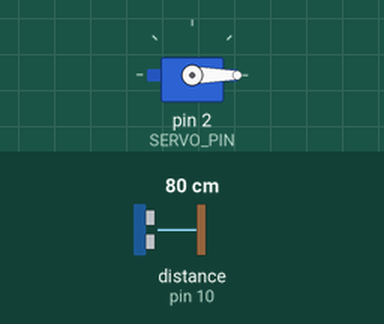
Recording of a sketch running on a simulated Arduino Uno, built with avr-gcc and run on an emulated ATmega328P. Parts: servo. Wiring (inferred from the names in the program): ultrasonic range finder: trigger pin 9; echo pin 10. The test bench sets the inputs (shaded band); at power-on: distance to the obstacle (sensor on pin 10) 80 cm. The echo pulse lasts 58.3 µs per cm.

Above: at 2.8 s.
2.9 s: distance to the obstacle (sensor on pin 10) set to 33 cm
5.6 s: distance to the obstacle (sensor on pin 10) set to 28 cm
At 7.3 s:
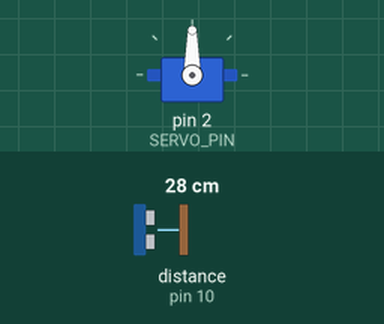
8.3 s: distance to the obstacle (sensor on pin 10) set to 35 cm
At 10.5 s:
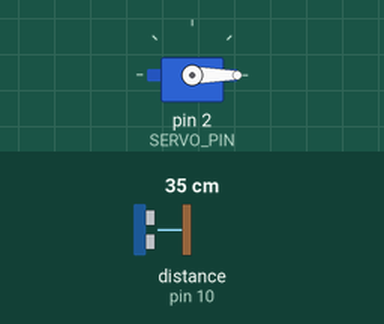
11.5 s: distance to the obstacle (sensor on pin 10) set to 2 cm
At 13.3 s:
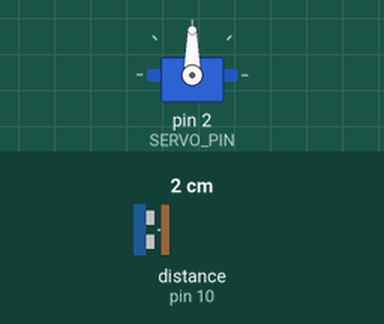
Timing chart, 0 to 14.8 s (numbered marks = the images above; inputs shaded):
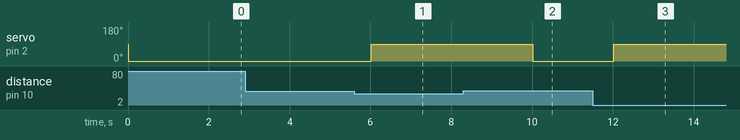

Measured:
- the behaviour switches between 31 and 30 cm on distance to the obstacle (sensor on pin 10) (found by bisection; images 0 and 1)
- after the input at 2.9 s, every drawn part: stays the same
- after the input at 5.6 s, servo on pin 2 (SERVO_PIN): 0° → 90° after 0.42 s
- after the input at 8.3 s, servo on pin 2 (SERVO_PIN): 90° → 0° after 1.7 s
- after the input at 11.5 s, servo on pin 2 (SERVO_PIN): 0° → 90° after 0.52 s

The sketch:

Automaattisesti-avautuva-laatikko.ino
```cpp
#include <Servo.h> // Servo-kirjasto, tarvitaan servojen käyttämiseen

// Etäisyyssensorin pinnit
#define TRIG_PIN 9 // Tarkoittaa arduinon digitaalista pinniä 9
#define ECHO_PIN 10

// Servon pinnit
#define SERVO_PIN 2

// Etäisyys jolla laatikko avautuu senttimetreinä
#define AVAUSETAISYYS 30

Servo servo;

void setup() {
  // Valmistelee etäisyyssensorin pinnit lähettämistä ja vastaanottamista varten
  pinMode(TRIG_PIN, OUTPUT);
  pinMode(ECHO_PIN, INPUT);

  // Yhdistää koodin Servo-objektin ja servon pinnissä SERVO_PIN
  servo.attach(SERVO_PIN);
}


// Metodi joka mittaa etäisyyden sensorin avulla
double mittaaEtaisyys() {
  // Käytännössä lähettää sensorille käskyn mitata.
  digitalWrite(TRIG_PIN, LOW);
  delayMicroseconds(2);
  digitalWrite(TRIG_PIN, HIGH);
  delayMicroseconds(10);
  digitalWrite(TRIG_PIN, LOW);

  int duration = pulseIn(ECHO_PIN, HIGH); // Odottaa että sensori lähettää signaalin, palauttaa ajan joka on odotettu
   /*
    Koska sensori toimii lähettämällä äänen ja odottamalla että se palaa takaisin, etäisyys saadaan
    Kertomalla kulunut aika äänen nopeudella muunnettuna mikrosekunneiksi senttimetrissä.
    se jaetaan kahdella koska kulunut aika on äänen lähdöstä.
   */
  double distance = duration * 0.034 / 2;

  return distance; // Palautetaan kulunut etäisyys
}

void avaaLaatikko() { // Avaa laatikon eli kääntää servon 90 asteen kulmaan
    servo.write(90);
}

void suljeLaatikko() { // Sulkee laatikon eli kääntää servon 0 asteen kulmaan
    servo.write(0);
}

void loop() {
  double etaisyys = mittaaEtaisyys(); // Mittaa etäisyys sensorista ja tallenna se muuttujaan etaisyys

  if(etaisyys < AVAUSETAISYYS) { // Jos etaisyys on pienempi kuin avausetäisyys, avaa laatikko
    avaaLaatikko();
  } else { // muuten sulje laatikko
    suljeLaatikko();
  }

  delay(2000); // Odota 2 sekuntia
}
```
